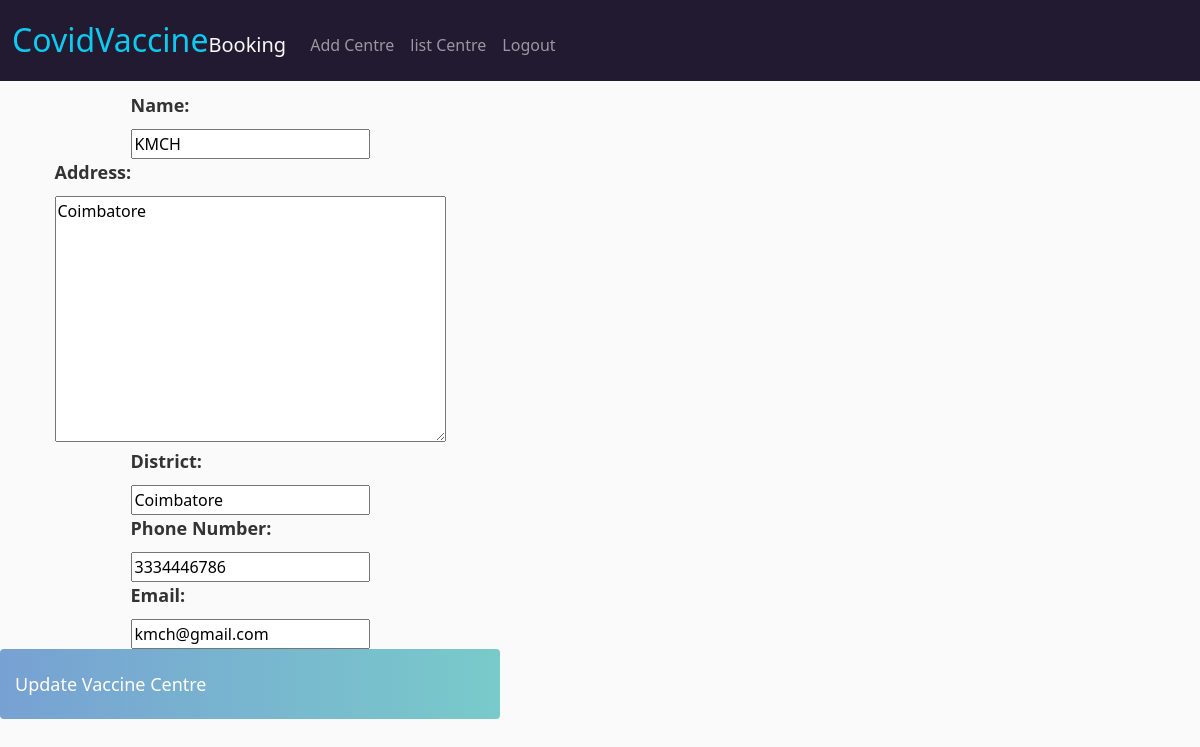
Screenshot of /updatecentre/18/ (signed in) with the database file from the repository.
### main/models.py (models this page shows, shortened)
class VaccineCentre(models.Model):
    name = models.CharField(max_length=100)
    address= models.TextField()
    district=models.CharField(max_length=25)
    phone_number = models.CharField(max_length=20)
    email = models.EmailField()

### main/views.py (the view)
# urls.py: path('updatecentre/<int:pk>/', views.updatecentre, name='updatecentre'),
def updatecentre(request, pk):
    centre = get_object_or_404(VaccineCentre, pk=pk)
    form = VaccineCentreForm(request.POST or None, instance=centre)
    if form.is_valid():
        form.save()
        return redirect('adminlistcentre')
    return render(request, 'update_vaccine_centre.html', {'form': form, 'centre': centre})

### main/forms.py
class VaccineCentreForm(forms.ModelForm):
    class Meta:
        model = VaccineCentre
        fields = '__all__'

### Template/update_vaccine_centre.html (shortened to what this page needs)
{% extends 'base.html' %}
{% block content %}
  <h1>Update Vaccine Centre</h1>
  <form method="post">
    <div class="form-group">
      <label for="{{ form.name.id_for_label }}">Name:</label>
      {{ form.name }}
    </div>
    <div class="form-group">
      <label for="{{ form.address.id_for_label }}">Address:</label>
      {{ form.address }}
    </div>
    <div class="form-group">
      <label for="{{ form.district.id_for_label }}">District:</label>
      {{ form.district }}
    </div>
    <div class="form-group">
      <label for="{{ form.phone_number.id_for_label }}">Phone Number:</label>
      {{ form.phone_number }}
    </div>
    <div class="form-group">
      <label for="{{ form.email.id_for_label }}">Email:</label>
      {{ form.email }}
    </div>
    <button type="submit" class="btn btn-primary">Update Vaccine Centre</button>
  </form>
{% endblock %}

### static/css/style.css (style rules this page uses)
html, body { height: 100%; min-height: 100%; margin-bottom: 50px; }
body { background-color: hsl(0, 0%, 98%); }
h1,h2,h3,h4,h5,h6 { color:hsl(0, 0%, 30%); }
.btn.btn-primary { width: 100%; height: 70px; display: flex; align-items: center; justify-content: space-between; padding: 0 15px; background-image: linear-gradient(to right, #77A1D3 0%, #79CBCA 51%, #77A1D3 100%); border: none; transition: 0.5s; background-size: 200% auto; }

### Template/base.html (style rules this page uses)
form { max-width: 500px; margin-top: 20px; display: flex; flex-direction: column; align-items: center; }
label { display: block; margin-bottom: 10px; font-size: 18px; font-weight: bold; color: #333; }
button[type="submit"] { background-color: #008CBA; color: #fff; border: none; border-radius: 4px; padding: 10px 20px; font-size: 18px; cursor: pointer; transition: all 0.3s ease; }

### rows the page displays
VaccineCentre: name "KMCH", address "Coimbatore", district "Coimbatore", phone_number "3334446786", email "kmch@gmail.com"
